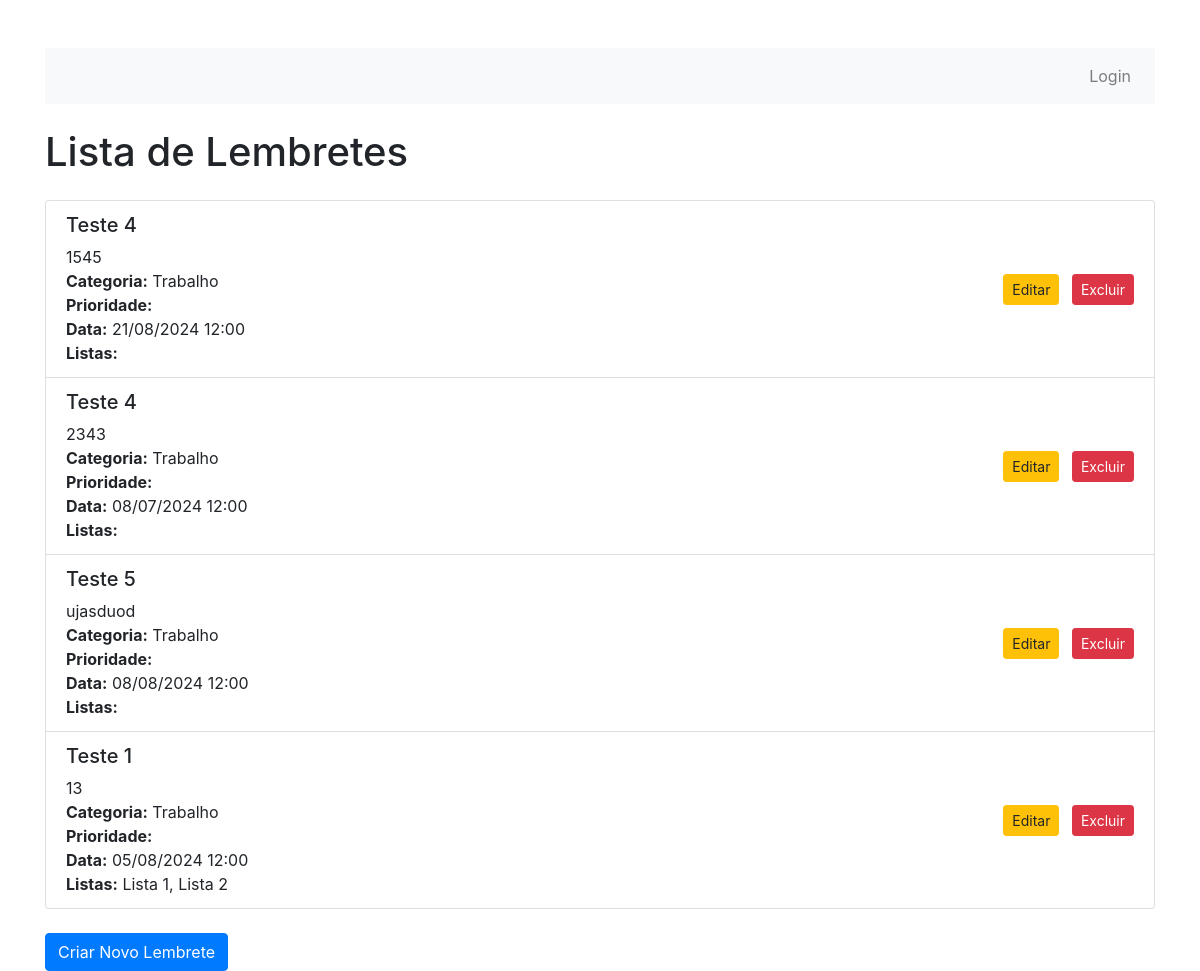
Before: /lembretes/ with the older database file.
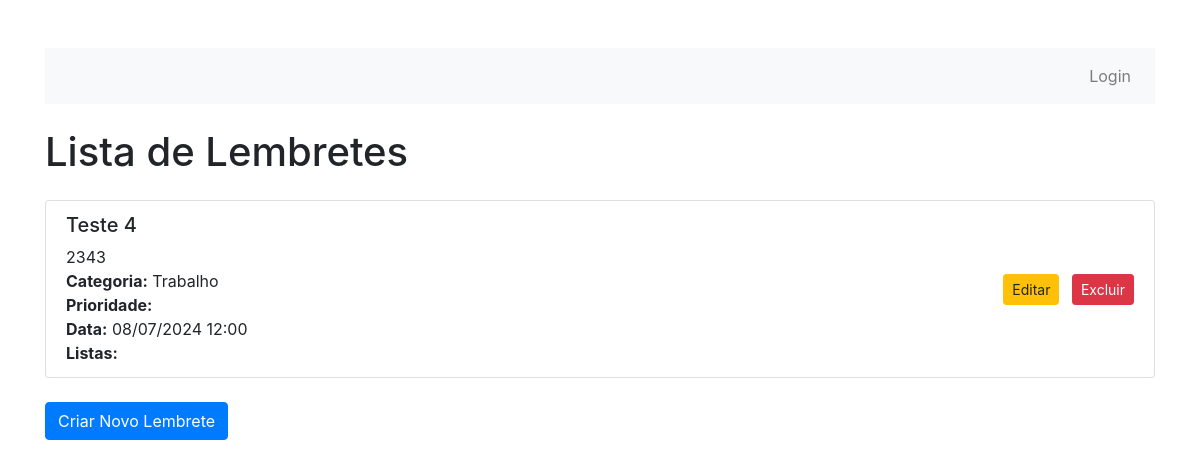
After: the same page with the newer database file.
### lembretes/models.py (models this page shows, shortened)
class Lembrete(models.Model):
    titulo = models.CharField(max_length=200)
    descricao = models.TextField()
    data_lembrete = models.DateTimeField()
    prioridade = models.IntegerField(choices=[(1, 'Alta'), (2, 'Média'), (3, 'Baixa')])
    categoria = models.ForeignKey(Categoria, on_delete=models.CASCADE, related_name='lembretes', null=True, blank=True)
    user = models.ForeignKey(User, on_delete=models.CASCADE)
    listas = models.ManyToManyField('Lista', blank=True)

class Lista(models.Model):
    nome = models.CharField(max_length=100)
    descricao = models.TextField(blank=True, null=True)
    usuario = models.ForeignKey(User, on_delete=models.CASCADE)

### categorias/models.py (models this page shows, shortened)
class Categoria(models.Model):
    nome = models.CharField(max_length=100)
    descricao = models.TextField(blank=True)

### lembretes/views.py (the view)
# urls.py: path('', views.index, name='index'),
def index(request):
    lembretes = Lembrete.objects.all()
    return render(request, 'lembretes/lista_lembretes.html', {'lembretes': lembretes})

### lembretes/templates/lembretes/lista_lembretes.html (shortened to what this page needs)
<!DOCTYPE html>
<html lang="en">
<head>
    <link href="https://stackpath.bootstrapcdn.com/bootstrap/4.5.2/css/bootstrap.min.css" rel="stylesheet">
</head>
<body>
    <div class="container mt-5">
        <nav class="navbar navbar-expand-lg navbar-light bg-light mb-4">
            <div class="collapse navbar-collapse" id="navbarNav">
                <ul class="navbar-nav ml-auto">
                    {% if user.is_authenticated %}
                        <li class="nav-item">
                            <form method="post" action="{% url 'logout' %}" class="form-inline">
                                {% csrf_token %}
                                <button type="submit" class="btn btn-link nav-link" style="border: none; padding: 0;">Logout</button>
                            </form>
                        </li>
                    {% else %}
                        <li class="nav-item">
                            <a class="nav-link" href="{% url 'login' %}">Login</a>
                        </li>
                    {% endif %}
                </ul>
            </div>
        </nav>
        <h1 class="mb-4">Lista de Lembretes</h1>
        <ul class="list-group mb-4">
            {% for lembrete in lembretes %}
                <li class="list-group-item d-flex justify-content-between align-items-center">
                    <div>
                        <h5>{{ lembrete.titulo }}</h5>
                        <p class="mb-0">{{ lembrete.descricao }}</p>
                        <p class="mb-0"><strong>Categoria:</strong> {{ lembrete.categoria.nome }}</p>
                        <p class="mb-0"><strong>Prioridade:</strong> {{ lembrete.prioridade.nome }}</p>
                        <p class="mb-0"><strong>Data:</strong> {{ lembrete.data_lembrete|date:"d/m/Y H:i" }}</p>
                        <p class="mb-0"><strong>Listas:</strong>
                            {% for lista in lembrete.listas.all %}
                                {{ lista.nome }}{% if not forloop.last %}, {% endif %}
                            {% endfor %}
                        </p>
                    </div>
                    <div>
                        <a href="{% url 'edit_lembrete' lembrete.id %}" class="btn btn-warning btn-sm mr-2">Editar</a>
                        <a href="{% url 'delete_lembrete' lembrete.id %}" class="btn btn-danger btn-sm">Excluir</a>
                    </div>
                </li>
            {% endfor %}
        </ul>
        <a href="{% url 'create_lembrete' %}" class="btn btn-primary">Criar Novo Lembrete</a>
    </div>
</body>
</html>

Changed rows visible on the page:
removed Lembrete: titulo "Teste 4", descricao "1545", categoria.nome "Trabalho", data_lembrete "21/08/2024 12:00"
removed Lembrete: titulo "Teste 5", descricao "ujasduod", categoria.nome "Trabalho", data_lembrete "08/08/2024 12:00"
removed Lembrete: titulo "Teste 1", descricao "13", categoria.nome "Trabalho", data_lembrete "05/08/2024 12:00"
no longer on this page (row unchanged): Lista: nome "Lista 1"
no longer on this page (row unchanged): Lista: nome "Lista 2"
